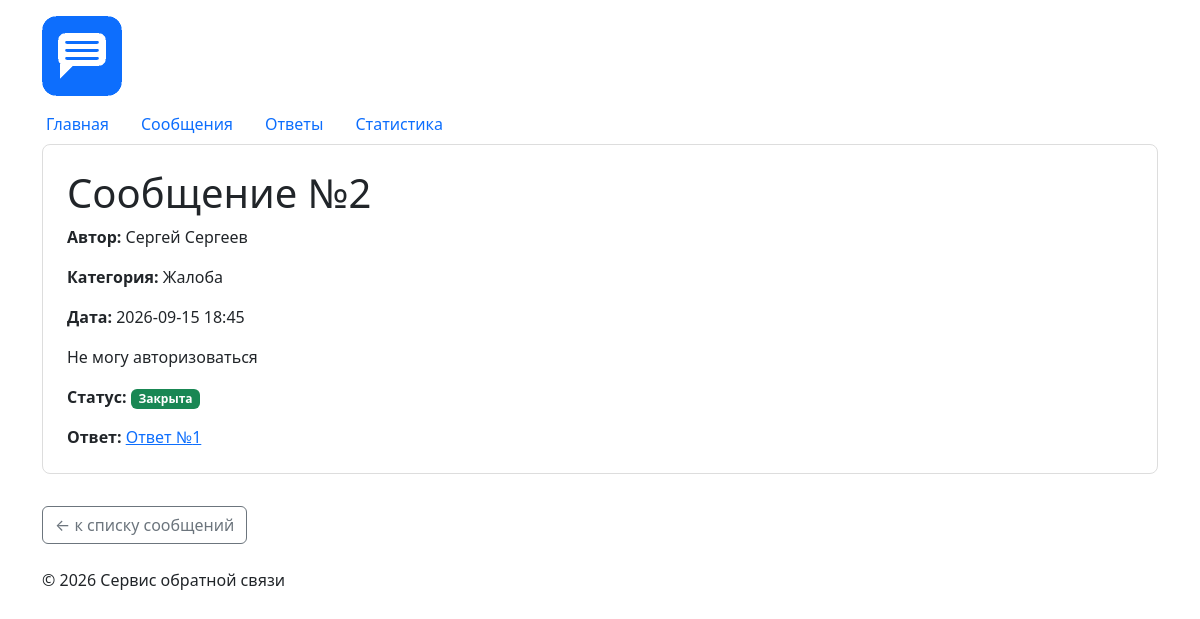
/messages/2/, run on the app's committed database.
### feedback/views.py (the view)
# urls.py: path("<int:message_id>/", views.message_detail, name="detail"),
def message_detail(request, message_id):
    message = _fetch_one(DETAIL_SQL, [message_id])
    message_responses = (
        _fetch_all(MESSAGE_RESPONSES_SQL, [message_id]) if message else []
    )
    context = {
        "message": message,
        "message_responses": message_responses,
    }
    return render(
        request,
        "feedback/message_detail.html",
        context,
        status=404 if message is None else 200,
    )

### db/database.py (called while the page is built)
def get_connection(create=False):
    if not create and not Path(DB_PATH).exists():
        raise FileNotFoundError(
            f"База данных {DB_PATH} не найдена. Создайте её командой: "
            "python -m db.import_json"
        )
    conn = sqlite3.connect(DB_PATH)
    conn.execute("PRAGMA foreign_keys = ON")
    conn.create_function("lower_u", 1, _lower_u, deterministic=True)
    return conn

### feedback/views.py (called while the page is built)
def _fetch_all(sql, params=()):
    conn = get_connection()
    conn.row_factory = sqlite3.Row
    try:
        return conn.execute(sql, params).fetchall()
    finally:
        conn.close()

def _fetch_one(sql, params=()):
    conn = get_connection()
    conn.row_factory = sqlite3.Row
    try:
        return conn.execute(sql, params).fetchone()
    finally:
        conn.close()

### feedback/templates/feedback/message_detail.html (shortened to what this page needs)
{% extends "base.html" %}
{% block content %}
    {% if message %}
        <div class="card message-card">
            <div class="card-body">
                <h1 class="card-title">
                    Сообщение №{{ message.id }}
                </h1>
                <p class="card-text">
                    <strong>Автор:</strong>
                    {{ message.author_name|default:"Автор не указан" }}
                </p>
                <p class="card-text">
                    <strong>Категория:</strong>
                    {{ message.category }}
                </p>
                <p class="card-text">
                    <strong>Дата:</strong>
                    {{ message.created_at }}
                </p>
                <p class="card-text">
                    {{ message.text|linebreaksbr }}
                </p>
                <p class="card-text">
                    <strong>Статус:</strong>
                    {% include "feedback/includes/message_status.html" %}
                </p>
                <p class="card-text">
                    <strong>Ответ:</strong>
                    {% if message_responses %}
                        {% for response in message_responses %}
                            <a href="{% url 'responses:detail' response.id %}">
                                Ответ №{{ response.id }}
                            </a>
                        {% endfor %}
                    {% else %}
                        ответа пока нет
                    {% endif %}
                </p>
            </div>
        </div>
    {% else %}
        <h1 class="text-danger">Сообщение не найдено</h1>
        <p>
            Сообщение с указанным идентификатором отсутствует.
        </p>
    {% endif %}
    <a
        href="{% url 'feedback:list' %}"
        class="btn btn-outline-secondary mt-3"
    >
        ← к списку сообщений
    </a>
{% endblock %}

### feedback/templates/feedback/includes/message_status.html
{% if message.status == "закрыта" %}
    <span class="badge bg-success message-status message-status-closed">
        {{ message.status|capfirst }}
    </span>
{% elif message.status == "в обработке" %}
    <span class="badge bg-warning text-dark message-status message-status-processing">
        {{ message.status|capfirst }}
    </span>
{% else %}
    <span class="badge bg-primary message-status message-status-new">
        {{ message.status|capfirst }}
    </span>
{% endif %}

### homepage/static/homepage/css/style.css (style rules this page uses)
body { min-height: 100vh; }
.message-card { margin-bottom: 1rem; padding: 0.5rem; border: 1px solid #ddd; border-radius: 8px; }
.message-status { font-weight: 600; }

### data on the page
users: author_name "Сергей Сергеев"
messages: category "Жалоба", text "Не могу авторизоваться", status "Закрыта"

### other printed values
{{ message.id }} "2"
{{ message.created_at }} "2026-09-15 18:45"
{{ response.id }} "1"
